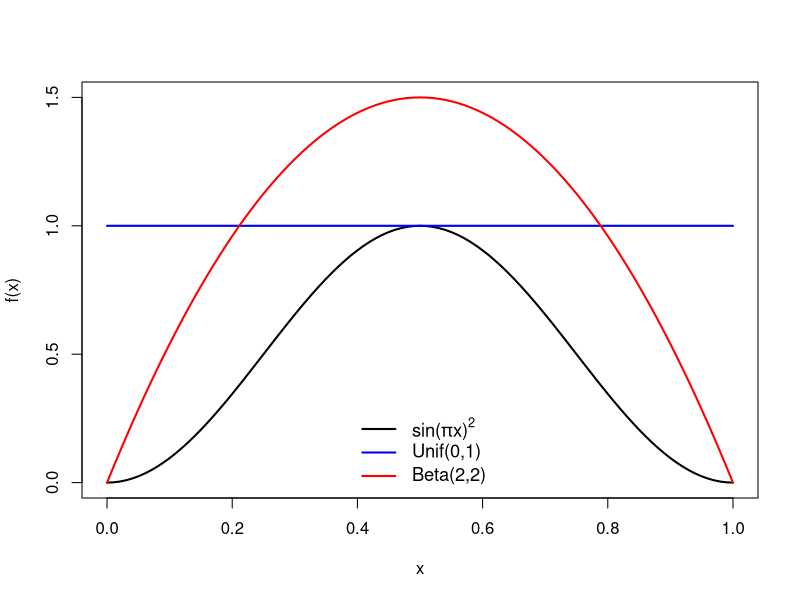
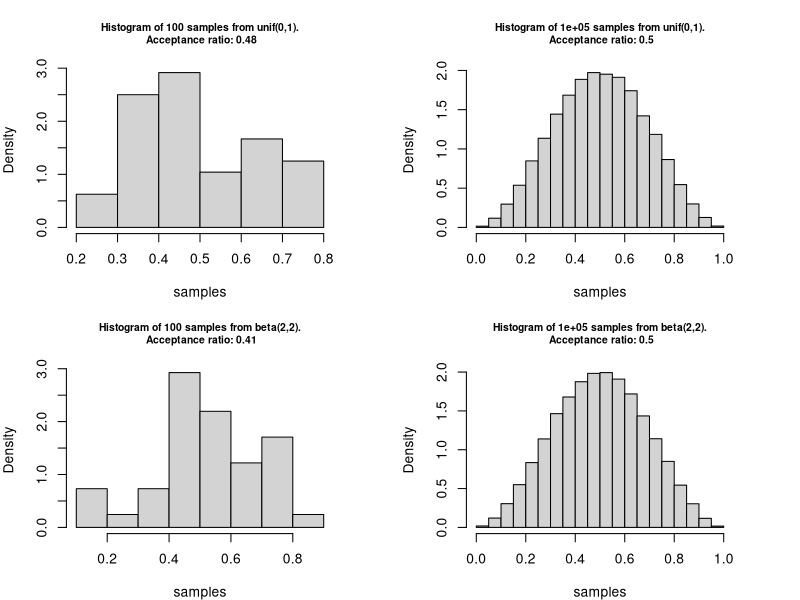

R code for these plots, in order:
## ---- chunk 1
x <- seq(0, 1, 10^-2)
fx <- function(x) sin(pi * x)^2
plot(fx, xlim = c(0,1), ylim = c(0,1.5), ylab = "f(x)", lwd = 2)
curve(dunif, add = TRUE, col = "blue", lwd = 2)
curve(dbeta(x,2,2), add = TRUE, col = "red", lwd = 2)
legend("bottom", legend = c(expression(paste("sin(",pi,"x)"^"2")),"Unif(0,1)",
"Beta(2,2)"), col = c("black", "blue", "red"), lty = c(1,1,1), bty = "n", cex = 1.1, lwd = 2)
## ---- chunk 2
sim_fun <- function(f, envelope = "unif", par1 = 0, par2 = 1, n = 10^2, plot = TRUE){
  
  r_envelope <- match.fun(paste0("r", envelope))
  d_envelope <- match.fun(paste0("d", envelope))
  proposal <- r_envelope(n, par1, par2)
  density_ratio <- f(proposal) / d_envelope(proposal, par1, par2)
  samples <- proposal[runif(n) < density_ratio]
  acceptance_ratio <- length(samples) / n
  if (plot) {
    hist(samples, probability = TRUE, 
         main = paste0("Histogram of ", 
                       n, " samples from ", 
                       envelope, "(", par1, ",", par2,
                       ").\n Acceptance ratio: ",
                       round(acceptance_ratio,2)), 
                       cex.main = 0.75)
  }
  list(x = samples, acceptance_ratio = acceptance_ratio)
}
## ---- chunk 3
# reproducibility
set.seed(1)
par(mfrow = c(2,2), mar = rep(4, 4))
unif_1 <- sim_fun(fx, envelope = "unif", par1 = 0, par2 = 1, n = 10^2) 
unif_2 <- sim_fun(fx, envelope = "unif", par1 = 0, par2 = 1, n = 10^5)

# additional code for task 4, using beta(2, 2) density
beta_1 <- sim_fun(fx, envelope = "beta", par1 = 2, par2 = 2, n = 10^2) 
beta_2 <- sim_fun(fx, envelope = "beta", par1 = 2, par2 = 2, n = 10^5)
